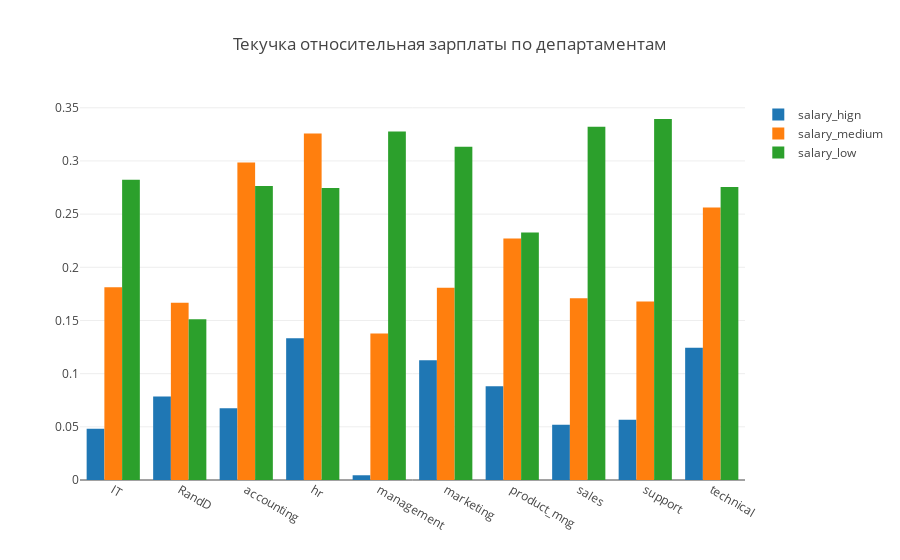

The code cell stored with this chart in its notebook:
### Code cell
# интерактивный бар из вашего примера

trace0 = go.Bar(
    x=Dep_df_pivot.sales,
    y=Dep_df_pivot.high,
    name='salary_hign',
    orientation = 'v'
)


trace1 = go.Bar(
    x=Dep_df_pivot.sales,
    y=Dep_df_pivot.medium,
    name='salary_medium',
    orientation = 'v'
)

trace2 = go.Bar(
    x=Dep_df_pivot.sales,
    y=Dep_df_pivot.low,
    name='salary_low',
    orientation = 'v'
)



data3 = [trace0,trace1,trace2]
layout = {'title': 'Текучка относительная зарплаты по департаментам'}

fig = go.Figure(data=data3, layout=layout)

iplot(fig, show_link=False)

### Figure 1 — Plotly figure (JSON) as saved in the notebook; plotly's stock layout.template omitted (floating-point values rounded to 4 significant figures)
{"data": [{"name": "salary_hign", "orientation": "v", "type": "bar", "uid": "0fb08198-d2dd-11e8-adf8-a0c589446c76", "x": ["IT", "RandD", "accounting", "hr", "management", "marketing", "product_mng", "sales", "support", "technical"], "y": [0.04819, 0.07843, 0.06757, 0.1333, 0.004444, 0.1125, 0.08824, 0.05204, 0.05674, 0.1244]}, {"name": "salary_medium", "orientation": "v", "type": "bar", "uid": "0fb08199-d2dd-11e8-aefe-a0c589446c76", "x": ["IT", "RandD", "accounting", "hr", "management", "marketing", "product_mng", "sales", "support", "technical"], "y": [0.1813, 0.1667, 0.2985, 0.3259, 0.1378, 0.1809, 0.2272, 0.171, 0.1677, 0.2563]}, {"name": "salary_low", "orientation": "v", "type": "bar", "uid": "0fb0819a-d2dd-11e8-8fac-a0c589446c76", "x": ["IT", "RandD", "accounting", "hr", "management", "marketing", "product_mng", "sales", "support", "technical"], "y": [0.2824, 0.1511, 0.2765, 0.2746, 0.3278, 0.3134, 0.2328, 0.3321, 0.3394, 0.2755]}], "layout": {"title": "Текучка относительная зарплаты по департаментам"}}
